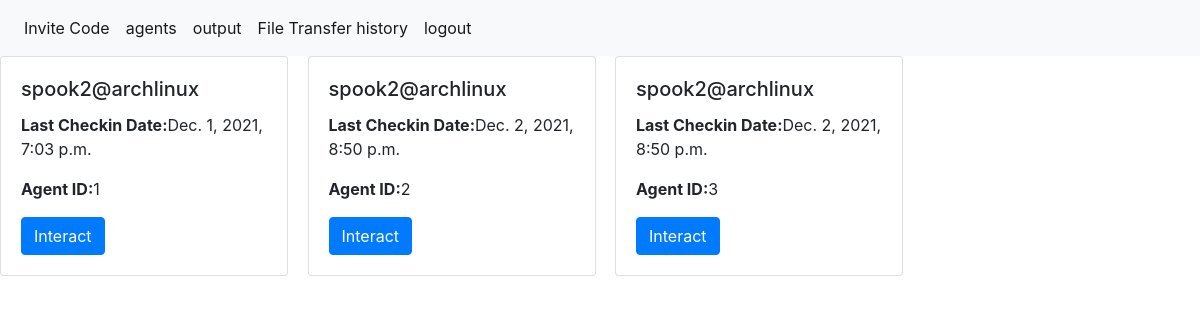
The app's page /agentselect/ (signed in) with its own data.
### api/models.py (models this page shows, shortened)
class Agent(models.Model):
    name= models.CharField(max_length=100)
    LastCheckinDate= models.DateTimeField(default=timezone.now)

### frontend/views.py (the view)
# urls.py: path('agentselect/', views.agentselect, name='agentselect'),
@login_required
def agentselect(request):
    agent_list=Agent.objects.all()
    context = {'agent_list': list(agent_list)}
    return render(request, 'frontend/agentselect.html', context)

### frontend/templates/frontend/agentselect.html
{% extends 'frontend/base.html' %}
{%block content %}
{% if agent_list %}
    <div class="row">
{% for agent in agent_list %}
    <div class="col-md-3">
    <div class="card" style="width: 18rem;">
        <div class="card-body">
          <h5 class="card-title">{{ agent.name }}</h5>
          <p class="card-text"><b>Last Checkin Date:</b>{{ agent.LastCheckinDate }}</p>
          <p class="card-text"><b>Agent ID:</b>{{ agent.id }}</p>
          <a href="/agent/{{ agent.id }}/" class="btn btn-primary">Interact</a>
        </div>
      </div> </div>
{% endfor %}
</div>
{% else %}
<p>No agents are available.</p>
{% endif %}
{% endblock %}

### records on screen
Agent: name "spook2@archlinux", LastCheckinDate "Dec. 1, 2021, 7:03 p.m.", id "1"
Agent: name "spook2@archlinux", LastCheckinDate "Dec. 2, 2021, 8:50 p.m.", id "2"
Agent: name "spook2@archlinux", LastCheckinDate "Dec. 2, 2021, 8:50 p.m.", id "3"
